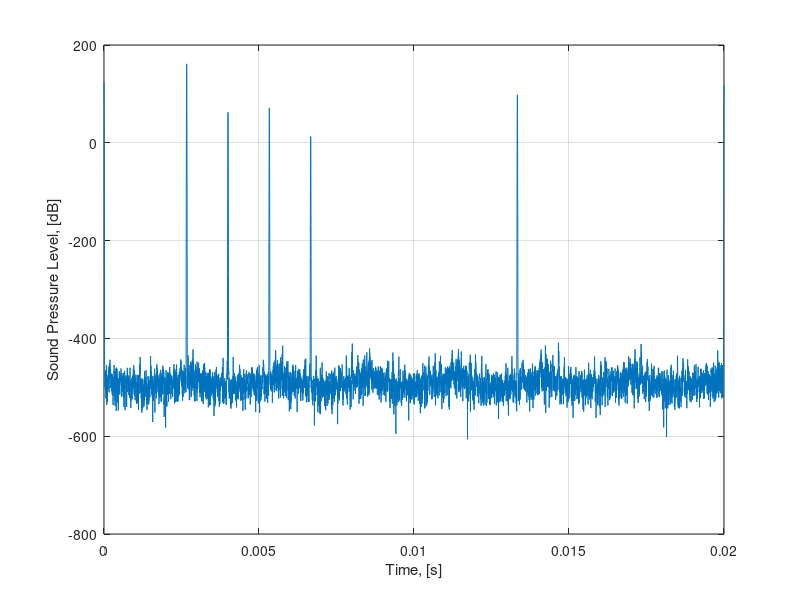

Write MATLAB code to recreate this figure.
%% Single Beam Sonar
%% Sonar Point-Scatter Model
% Contributors: Andreina Rascon, Derek Olson, Woeng-Sug Choi

clear;
close all;
clc;

%% Sonar Parameters
% Input Parameters
% The BlueView P900-45 is used as an example sonar for the purposes of
% demonstrating the point-scatter model

sonarFreq = 900E3; % Sonar frquency
bandwidth = 29.5e4; % [Hz]
freqResolution = 100e2;

nBeams = 1;
beam.azimuthAngle = 0.0; % Beam at center line in azimuth direction
beam.elevationAngle = 0.0175; % Beam looking down in elevation direction
beam.azimuthAngleWidth = 0.1; % radians
beam.elevationAngleWidth = 0.1; % radians

ray.nAzimuthRays = 4;
ray.nElevationRays = 3;

%% Input Parameters
soundSpeed = 1500.0; % [m/s]

% Target information (which should be obtained from ray gazebo plugin)
% 3 Targets, no incident angle

ray.distance = [15,5,10;2,10,10;15,15,15;4,2,3];
ray.alpha = [0,0,0;0,0,0;0,0,0;0,0,0]; % no incident angle
ray.azimuthAngles = beam.azimuthAngle + linspace(-beam.azimuthAngleWidth/2,beam.azimuthAngleWidth/2,ray.nAzimuthRays);
ray.elevationAngles = beam.elevationAngle + linspace(-beam.elevationAngleWidth/2,beam.elevationAngleWidth/2,ray.nElevationRays);
ray.azimuthAngleWidth = beam.azimuthAngleWidth/(ray.nAzimuthRays-1);
ray.elevationAngleWidth = beam.elevationAngleWidth/(ray.nElevationRays-1);

% Surface Reflectivity
mu = 10e-4;

% Frequency spectrum
fmin = sonarFreq - bandwidth/2*4;
fmax = sonarFreq + bandwidth/2*4;

% Sampling periods
max_T = max(max(ray.distance)*2/soundSpeed);
delta_f = 1/max_T;
delta_t = 1/(fmax - fmin);

nFreq = round((fmax - fmin) / delta_f);
freq = linspace(fmin,fmax,nFreq);
time = linspace(0,max_T,nFreq);

% Transmit spectrum, frequency domain
S_f = 1e11*exp(-(freq-sonarFreq).^2.*pi^2./bandwidth^2);

% define wave vector
kw = 2*pi*freq/soundSpeed;
        
% add attenuation
absorption = 0.0354; % [dB/m]
attenuation = absorption*log(10)/20;
K = kw + 1j*attenuation;

%% Point Scattering model
% Calculate echo level using the point scatter model

P_ray_f = zeros(ray.nAzimuthRays,ray.nElevationRays,nFreq); % pre-allocate P(f) for a beam
P_ray_t = zeros(ray.nAzimuthRays,ray.nElevationRays,nFreq); % pre-allocate P(t) for a beam

% --- Beam loop --- %
% Azimuth ray Loop
for k = 1:ray.nAzimuthRays
    % Elevation ray Loop
    for i = 1:ray.nElevationRays
        xi_z = rand;   % generate a random number, (Gaussian noise)
        xi_y = rand;   % generate another random number, (Gaussian noise)
        
        alpha = ray.alpha(k,i);   % angle between ray vector and object normal vector, [rad]
        distance = ray.distance(k,i);
        azimuthBeamPattern = (sinc(pi()*0.884/ray.azimuthAngleWidth*sin(ray.azimuthAngles(k)))).^2;
        elevationBeamPattern = (sinc(pi()*0.884/ray.elevationAngleWidth*sin(ray.elevationAngles(i)))).^2;
        amplitude = ((xi_z+1i*xi_y)/sqrt(2))*(sqrt(mu*cos(alpha)^2*distance^2*ray.azimuthAngleWidth*ray.elevationAngleWidth))*azimuthBeamPattern*elevationBeamPattern;
        
        % Summation of Echo returned from a signal (frequency domain)
        for m = 1:nFreq
            P_ray_f(k,i,m) = P_ray_f(k,i,m) + S_f(m)*amplitude*exp(-1i*K(m)*distance*2)/(distance^2);
        end
    end % end of elevation ray loop
end % end of azimuth ray loop

% Summation for a beam
P_beam = squeeze(sum(sum(P_ray_f,2),1));
P_beam_t = ifft(P_beam);

%% Plotting

% Plot inverse fast fourier transform 
% figure (1)
% figure;
% plot(time,P_beam_t)
% xlabel('Time, [s]')
% ylabel('Pressure, [Pa]')


% Plot Sound Pressure Level of Echo Level
SPL = 20*log(abs(P_beam_t)); % sound pressure level, [dB]

figure;
plot(time,SPL)
xlabel('Time, [s]')
ylabel('Sound Pressure Level, [dB]')
grid on; hold on;
% axis([0 3e-3 -400 400])
set(0, 'defaulttextfontsize',20)
set(0, 'defaultaxesfontsize',10)
set(gcf,'color','w')
% export_fig SingleBeam_SPL.png -png -r300 -painters



function y = sinc(x)
     y = abs(sin(x)./x);
     y(x==0) = 1;
end

